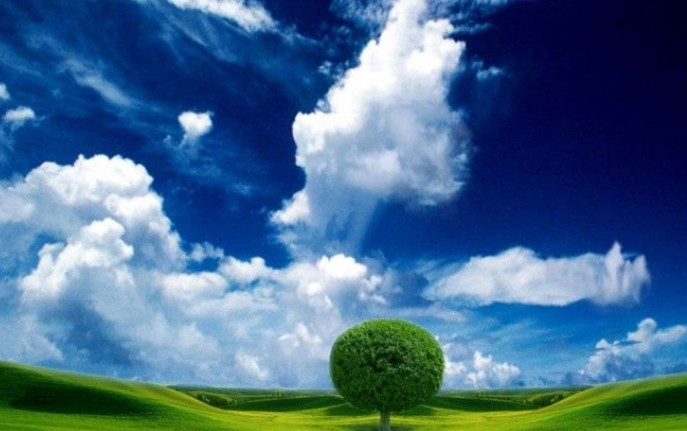
#> input picture 05_Image_Enhancement_and_Filtering/source.jpg, 687 x 431 px, given in place of the camera
$ python movement_tracking.py
#> lines starting #> are read from the running program, lines starting #| are printed output that depends on the picture; after the words box and inside, x2 and y2 are one past the last pixel; in counts of white or black regions, pixels touching at a corner belong together
import cv2
import numpy as np
from collections import deque

# Store previous points
pts = deque(maxlen=128)

# Green color range in HSV
Lower_green = np.array([40, 50, 50])
Upper_green = np.array([90, 255, 255])

# Start webcam
cap = cv2.VideoCapture(0)

# Check webcam
if not cap.isOpened():
    print("Cannot open webcam")
    exit()

# Set webcam resolution
cap.set(3, 640)
cap.set(4, 480)

# Kernel for noise removal
kernel = np.ones((5, 5), np.uint8)

while True:

    ret, frame = cap.read()
#> frame is the input picture: shape (431, 687, 3); mean B, G, R 139.7, 106, 69.9

    if not ret:
        print("Failed to capture frame")
        break

    # Mirror image
    frame = cv2.flip(frame, 1)
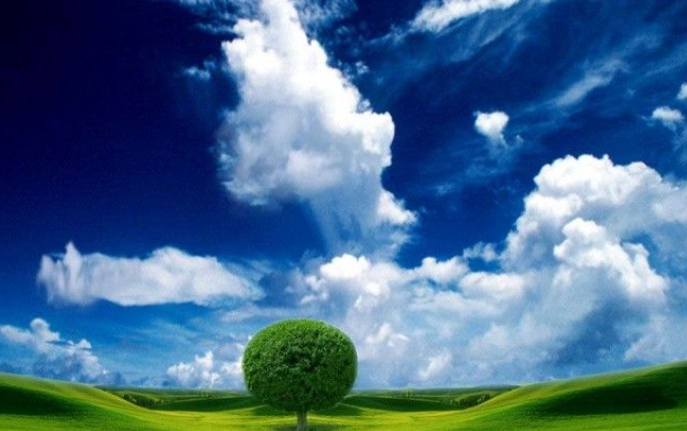
#> frame: shape (431, 687, 3); mean B, G, R 139.7, 106, 69.9

    # Convert BGR to HSV
    hsv = cv2.cvtColor(frame, cv2.COLOR_BGR2HSV)
#> hsv: shape (431, 687, 3); mean H, S, V 99.9, 174.3, 150.1

    # Create mask for green color
    mask = cv2.inRange(hsv, Lower_green, Upper_green)
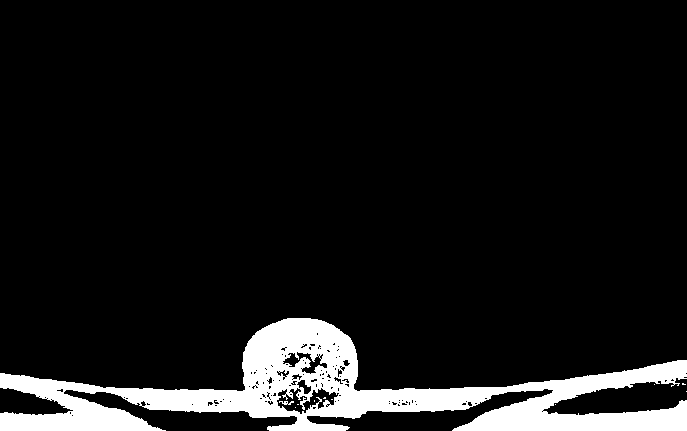
#> mask: shape (431, 687); 9.1% white; 11 white regions (9 under 20 px), largest, box (x1, y1, x2, y2) and area: (0, 318, 687, 431) 27030, (279, 401, 294, 405) 34

    # Remove noise
    mask = cv2.erode(mask, kernel, iterations=1)
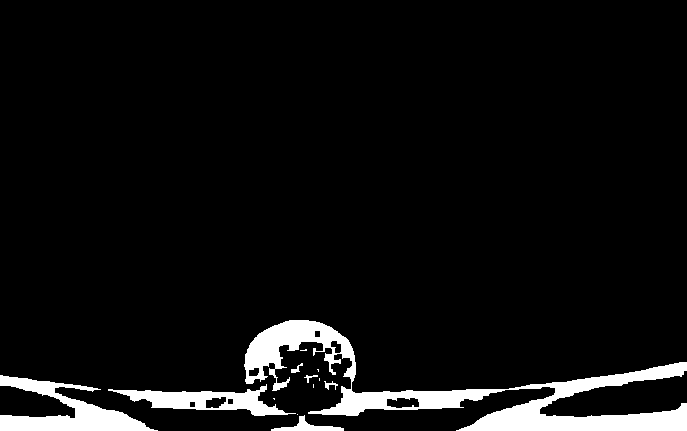
#> mask: shape (431, 687); 6.2% white; 13 white regions (6 under 20 px), largest, box (x1, y1, x2, y2) and area: (244, 320, 687, 431) 11986, (0, 375, 158, 431) 3586, (108, 384, 296, 416) 2304
    mask = cv2.dilate(mask, kernel, iterations=2)
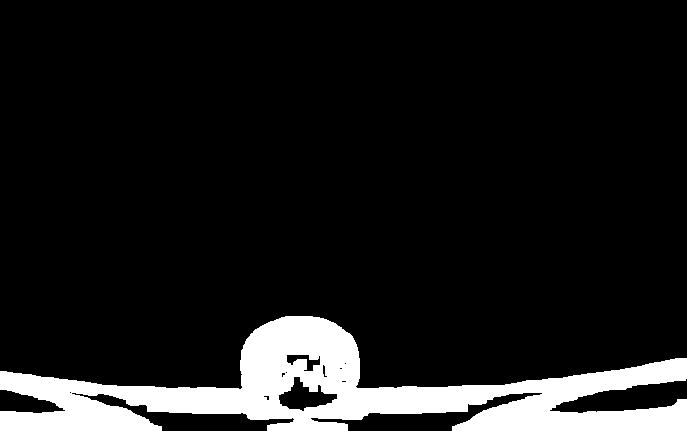
#> mask: shape (431, 687); 10.8% white; 1 white region

    # Find contours
    contours, _ = cv2.findContours(
        mask,
        cv2.RETR_EXTERNAL,
        cv2.CHAIN_APPROX_SIMPLE
    )
#> contours = 1 contour; box (x1, y1, x2, y2) and area: (0, 316, 687, 431) 31846

    center = None

    if len(contours) > 0:

        # Largest contour
        c = max(contours, key=cv2.contourArea)
#> c = contour of 560 points, box (x1, y1, x2, y2) (0, 316, 687, 431), area 31846

        ((x, y), radius) = cv2.minEnclosingCircle(c)
#> x = 343; y = 394; radius = 344.9

        M = cv2.moments(c)
#> M = moments, m00 31846, centre m10/m00, m01/m00 = (339.8, 392.1)

        if M["m00"] != 0:

            center = (
                int(M["m10"] / M["m00"]),
                int(M["m01"] / M["m00"])
            )
#> center = (339, 392)

            if radius > 10:

                # Draw tracking circle
                cv2.circle(
                    frame,
                    (int(x), int(y)),
                    int(radius),
                    (0, 255, 255),
                    2
                )
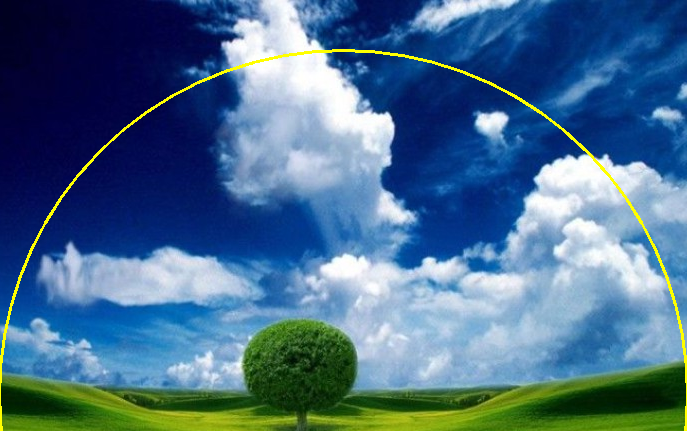
#> frame: shape (431, 687, 3); 1.08% of pixels changed, all inside (x1, y1, x2, y2) = (0, 49, 687, 431)

                # Draw center point
                cv2.circle(
                    frame,
                    center,
                    5,
                    (0, 0, 255),
                    -1
                )
#> frame: shape (431, 687, 3); 0.03% of pixels changed, all inside (x1, y1, x2, y2) = (334, 387, 345, 398)

                pts.appendleft(center)

    # Draw movement trail
    for i in range(1, len(pts)):

        if pts[i - 1] is None or pts[i] is None:
            continue

        cv2.line(
            frame,
            pts[i - 1],
            pts[i],
            (0, 0, 255),
            3
        )

    # Display final output only
    cv2.imshow("Movement Tracking", frame)

    key = cv2.waitKey(1) & 0xFF
#> (key Esc is pressed here)

    # Press ESC to exit
    if key == 27:
        break

cap.release()
cv2.destroyAllWindows()
